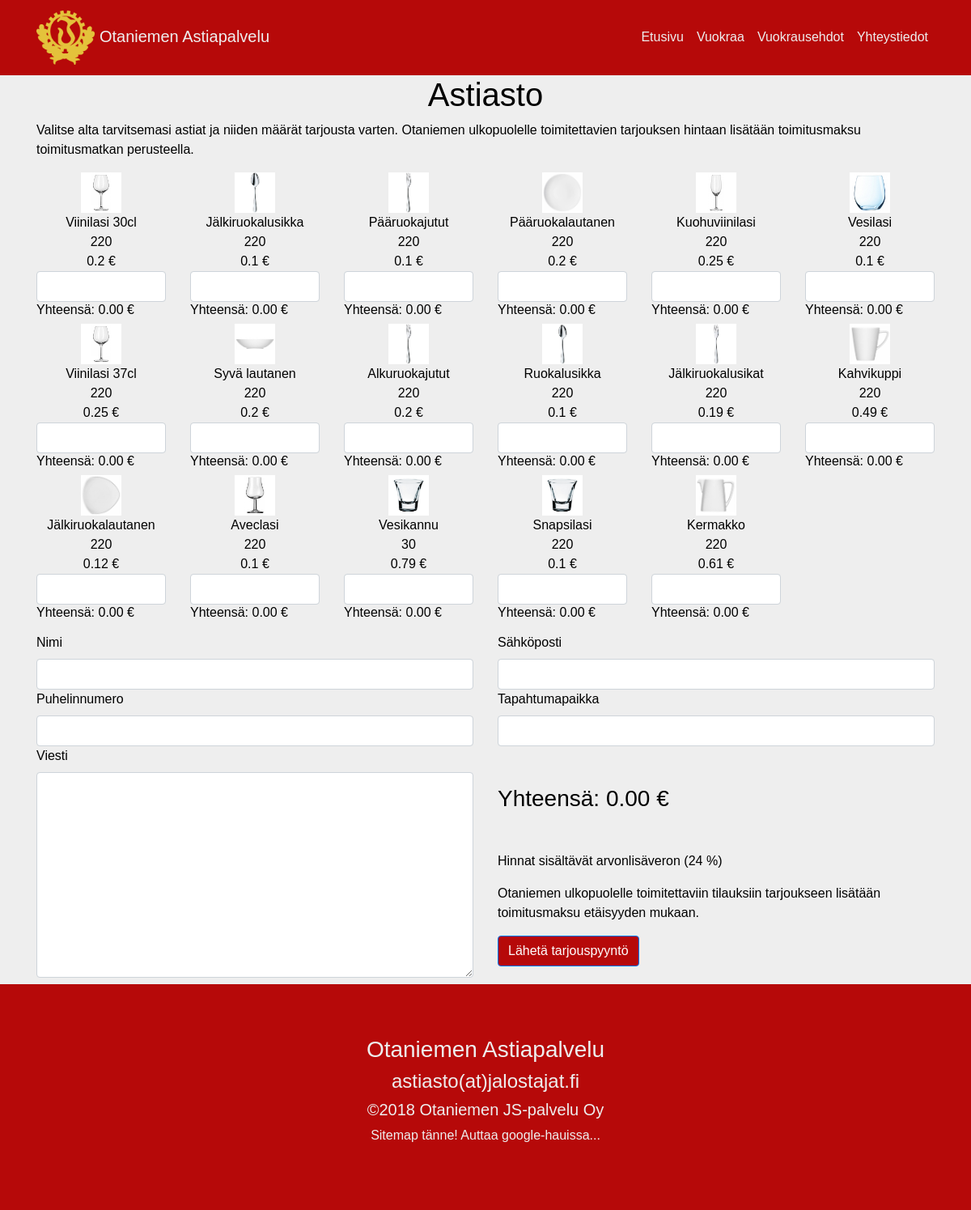
/astiasto/vuokraa/, run on the app's committed database.
### astiasto/models.py (models this page shows, shortened)
class Item(models.Model):
    name = models.CharField(max_length=30, unique=True)
    description = models.CharField(max_length=100)
    genre = models.ForeignKey(Genre, on_delete=models.CASCADE)
    max_amount = models.IntegerField()
    price_otaniemi = models.FloatField()
    price_others = models.FloatField()
    img = models.ImageField(upload_to='static/img')

### astiasto/views/views.py (the view, shortened to what this page needs)
# urls.py: path('vuokraa/', views.rent, name='rent'),
def rent(request):
    items = Item.objects.all()
    form_class = OrderForm
    return render(request, 'main/rent.html', {
        'form': form_class, 'items':items
    })

### astiasto/templates/main/rent.html (shortened to what this page needs)
{% extends "base.html" %}
{% load static %}
  {% block content %}
    <h1 class="text-center">Astiasto</h1>
    <p> Valitse alta tarvitsemasi astiat ja niiden määrät tarjousta varten. Otaniemen
      ulkopuolelle toimitettavien tarjouksen hintaan lisätään toimitusmaksu toimitusmatkan
      perusteella.
    </p>
    <form name="form" method="post">
      <div>
        {% for item in items %}
            {% if forloop.first %}<div class="row">{% endif %}
            <div class="col-sm-2">
                    <div class="item">
                        <a href="/{{ item.img }}" data-toggle="lightbox">
                          <div class="text-center"><img src="/{{ item.img }}" class="tablewareimage"></div>
                        </a>
                        <div class="text-center">{{ item.name }}</div>
                        <div class="text-center">{{ item.max_amount }}</div>
                        <div class="text-center price" value="{{ item.price_otaniemi }}">{{ item.price_otaniemi }} €</div>
                        <input class="form-control num" type="number" max="{{ item.max_amount }}" min="0" name="{{ item.name }}" id="{{ item.name }}">
                        <h6>Yhteensä: <span class="total-price">0.00 €</span></h6>
                    </div>
                </div>
            {% if forloop.counter|divisibleby:6 %}</div><div class="row">{% endif %}
            {% if forloop.last %}</div>{% endif %}
        {% endfor %}
      </div>
    </div>
    <div class="container my-2">
      <form method="post">
        <div class="row">
          <div class="form-group col-6">
            <label col-lg-2 col-form-label-lg>{{form.name.label}}</label>
            {{ form.name }}
          </div>
          <div class="form-group col-6">
            <label col-lg-2 col-form-label-lg>{{form.email.label}}</label>
            {{ form.email }}
          </div>
        </div>
        <div class="row">
          <div class="form-group col-6">
            <label col-lg-2 col-form-label-lg>{{form.phone.label}}</label>
            {{ form.place }}
          </div>
          <div class="form-group col-6">
            <label col-lg-2 col-form-label-lg>{{form.place.label}}</label>
            {{ form.place }}
          </div>
        </div>
        <div class="row">
          <div class="form-group col-6" >
            <label col-lg-2 col-form-label-lg>{{form.message.label}}</label>
            {{ form.message }}
          </div>
          <div class="col-6">
            <h3 class="kokonaishinta my-5">Yhteensä: <span class="bill-total">0.00 €</span></h3>
            <p class="my-3"> Hinnat sisältävät arvonlisäveron (24 %)</p>
            <p>
              Otaniemen ulkopuolelle toimitettaviin tilauksiin tarjoukseen
              lisätään toimitusmaksu etäisyyden mukaan.
            </p>
          <button class="btn btn-primary" type="submit" id="send" name="send">Lähetä tarjouspyyntö</button>
        </div>
      </div>
    </form>
    </div>
    {% endblock %}

### astiasto/templates/base.html (shortened to what this page needs)
{% load static %}
<!DOCTYPE html>
<html lang="en">
  <head>
    {% block stylesheets %}
      <link rel="stylesheet" href="https://cdnjs.cloudflare.com/ajax/libs/ekko-lightbox/5.3.0/ekko-lightbox.css">
      <link rel="stylesheet" href="https://maxcdn.bootstrapcdn.com/bootstrap/4.0.0/css/bootstrap.min.css">
      <link rel="stylesheet" href="{% static 'css/astiastosite.css' %}" >
    {% endblock %}
  </head>
  <body>
    <nav class="navbar navbar-expand-sm navbar-light navbar-center static-top">
      <div class="container">
        <div class="navbar-header">
          <a class="navbar-brand"href="{% url 'astiasto:index' %}" style="color:#eeeeee;">
            <span class="brandname" ><img src="{% static 'img/logo-1.png' %}" width=10% height=10% class="d-inline-block align-self-lg-baseline" alt="Logo here"></span>
            Otaniemen Astiapalvelu
          </a>
        </div>
        <div class="collapse navbar-collapse" id="navbarTogglerDemo01">
          <ul class="navbar-nav mr-auto">
            <li class="nav-item">
              <a class="nav-link" href="{% url 'astiasto:index' %}" style="color:#eeeeee;">Etusivu</a>
            </li>
            <li class="nav-item"><a class="nav-link" href="{% url 'astiasto:rent' %}" style="color:#eeeeee;">Vuokraa</a></li>
            <li class="nav-item"><a class="nav-link" href="{% url 'astiasto:terms' %}" style="color:#eeeeee;">Vuokrausehdot</a></li>
            <li class="nav-item"><a class="nav-link" href="{% url 'astiasto:about' %}" style="color:#eeeeee;">Yhteystiedot</a></li>
          </ul>
        </div>
      </div>
    </nav>
    <div class="container">
    {% block content %}
    {% endblock %}
    <footer class="footer">
      <div class="container">
        <h3>Otaniemen Astiapalvelu</h3>
        <h4>astiasto(at)jalostajat.fi<h4>
        <h5>©2018 Otaniemen JS-palvelu Oy</h5>
        <p>Sitemap tänne! Auttaa google-hauissa...</p>
      </div>
    </footer>
  </body>
</html>

### astiasto/static/css/astiastosite.css (style rules this page uses)
body { font-family:"Lucida Sans Unicode", "Lucida Grande", sans-serif; font-style: bold; margin:0; background-color: #eeeeee; color: #000000; }
.form-group { margin: 0 auto; text-align: left; }
.footer { text-align: center; width:100%; padding: 4rem; background-color: #B60909; color: #eeeeee; right: 0; bottom: 0; left: 0; position:relative; }
.nav-item { color: #eeeeee; }
.navbar { background-color: #B60909; color: #eeeeee; }
.btn { background-color: #B60909; }
.tablewareimage { width: 50px; height: 50px; }

### data on the page
Item: img (picture), name "Viinilasi 30cl", max_amount "220", price_otaniemi "0.2"
Item: img (picture), name "Jälkiruokalusikka", max_amount "220", price_otaniemi "0.1"
Item: img (picture), name "Pääruokajutut", max_amount "220", price_otaniemi "0.1"
Item: img (picture), name "Pääruokalautanen", max_amount "220", price_otaniemi "0.2"
Item: img (picture), name "Kuohuviinilasi", max_amount "220", price_otaniemi "0.25"
Item: img (picture), name "Vesilasi", max_amount "220", price_otaniemi "0.1"
Item: img (picture), name "Viinilasi 37cl", max_amount "220", price_otaniemi "0.25"
Item: img (picture), name "Syvä lautanen", max_amount "220", price_otaniemi "0.2"
Item: img (picture), name "Alkuruokajutut", max_amount "220", price_otaniemi "0.2"
Item: img (picture), name "Ruokalusikka", max_amount "220", price_otaniemi "0.1"
Item: img (picture), name "Jälkiruokalusikat", max_amount "220", price_otaniemi "0.19"
Item: img (picture), name "Kahvikuppi", max_amount "220", price_otaniemi "0.49"
Item: img (picture), name "Jälkiruokalautanen", max_amount "220", price_otaniemi "0.12"
Item: img (picture), name "Aveclasi", max_amount "220", price_otaniemi "0.1"
Item: img (picture), name "Vesikannu", max_amount "30", price_otaniemi "0.79"
Item: img (picture), name "Snapsilasi", max_amount "220", price_otaniemi "0.1"
Item: img (picture), name "Kermakko", max_amount "220", price_otaniemi "0.61"
